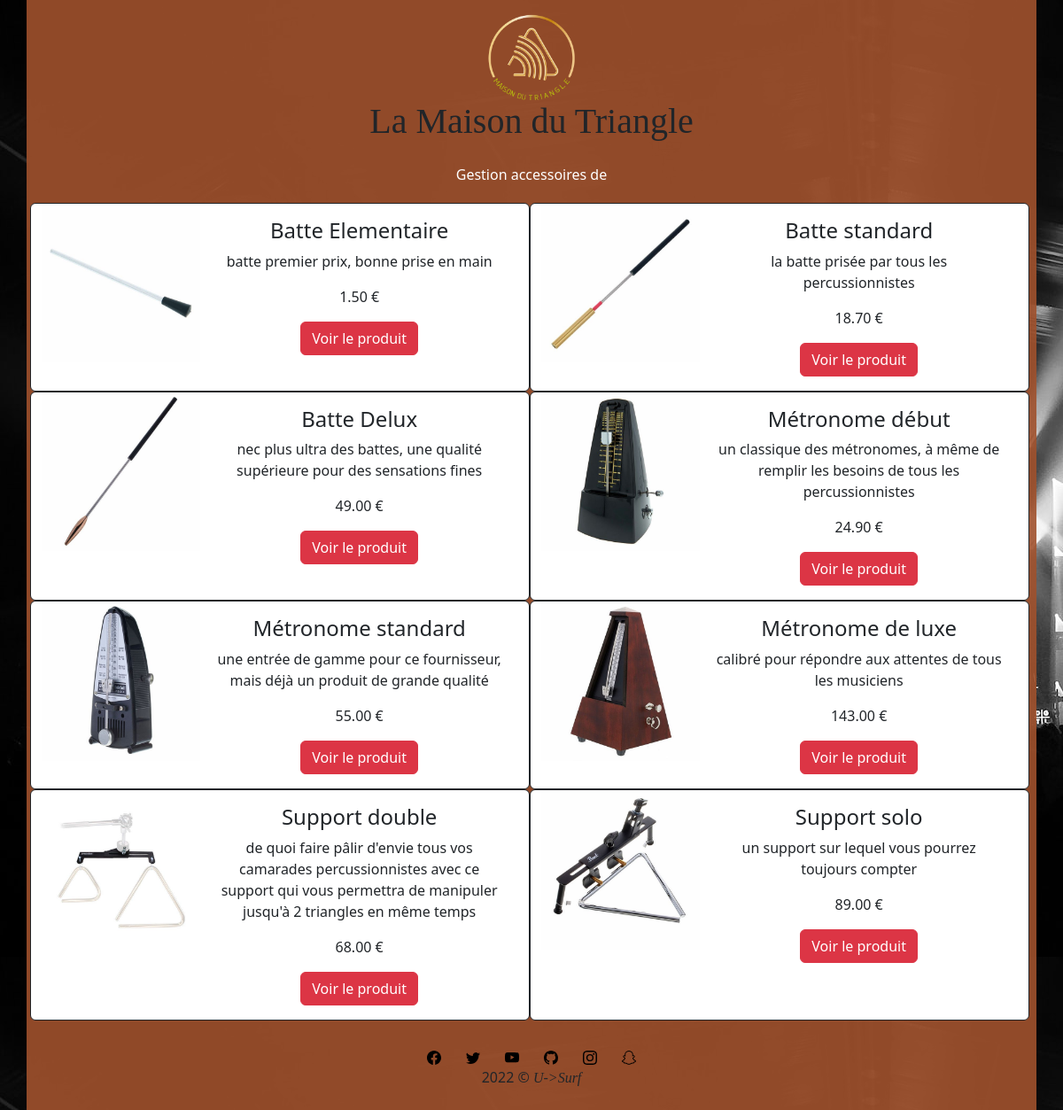
Page /admin/gestionaccessoires.php on the committed database.
### tables this page shows
CREATE TABLE `produits` (
  `id_produit` smallint(6) NOT NULL,
  `nom_produit` varchar(25) NOT NULL,
  `reference_fournisseur` varchar(50) NOT NULL,
  `fournisseur` varchar(25) NOT NULL,
  `photo_produit_1` varchar(255) DEFAULT NULL,
  `photo_produit_2` varchar(255) DEFAULT NULL,
  `photo_produit_3` varchar(255) DEFAULT NULL,
  `description_produit` text NOT NULL,
  `materiau` varchar(50) NOT NULL,
  `prix_produit` decimal(10,2) NOT NULL,
  `type_produit` enum('triangle','accessoire') NOT NULL,
  `stock` smallint(4) NOT NULL
);

### inc/init.inc.php (called while the page is built, shortened)
<?php
$contenu = "";
?>

### admin/gestionaccessoires.php (the view, shortened to what this page needs)
<?php
require_once("../inc/init.inc.php");
$requete_accessoires = $pdo->query('SELECT * FROM produits where type_produit = "accessoire"');
while ($accessoire = $requete_accessoires->fetch(PDO::FETCH_ASSOC)) {
    $contenu .= '<div class="card border-dark w-50 container-fluid">';
    $contenu .= '<div class="row g-0">';
    $contenu .= '<div class="col-sm-4">';
    $contenu .= '<img class="card-img-top h-auto" src="../img/accessoires/' . $accessoire['photo_produit_1'] . '" alt="' . $accessoire['nom_produit'] . '">';
    $contenu .= '</div>';
    $contenu .= '<div class="col-sm-8">';
    $contenu .= '<div class="card-body">';
    $contenu .= '<h4 class="card-title">' . $accessoire['nom_produit'] . '</h4>';
    $contenu .= '<p class="card-text">' . $accessoire['description_produit'] . '</p>';
    $contenu .= '<p class="card-text">' . $accessoire['prix_produit'] . ' €</p>';
    $contenu .= '<a href="formproduit.php?id=' . $accessoire['id_produit'] . '" class="justify-contenu-center btn btn-danger" target="_blank">Voir le produit</a>';
    $contenu .= '</div>';
    $contenu .= '</div>';
    $contenu .= '</div>';
    $contenu .= '</div>';
}
require_once("inc/header.inc.php");
?>
<div class="row container-fluid g-1">
    <?php
    echo $contenu;
    ?>
</div>
<?php
require_once("inc/footer.inc.php");
?>

### rows in the picture
produits: photo_produit_1 (picture), nom_produit "Batte Elementaire", description_produit "batte premier prix, bonne prise en main", prix_produit "1.50"
produits: photo_produit_1 (picture), nom_produit "Batte standard", description_produit "la batte prisée par tous les percussionnistes", prix_produit "18.70"
produits: photo_produit_1 (picture), nom_produit "Batte Delux", description_produit "nec plus ultra des battes, une qualité supérieure pour des sensations fines", prix_produit "49.00"
produits: photo_produit_1 (picture), nom_produit "Métronome début", description_produit "un classique des métronomes, à même de remplir les besoins de tous les percussionnistes", prix_produit "24.90"
produits: photo_produit_1 (picture), nom_produit "Métronome standard", description_produit "une entrée de gamme pour ce fournisseur, mais déjà un produit de grande qualité", prix_produit "55.00"
produits: photo_produit_1 (picture), nom_produit "Métronome de luxe", description_produit "calibré pour répondre aux attentes de tous les musiciens", prix_produit "143.00"
produits: photo_produit_1 (picture), nom_produit "Support double", description_produit "de quoi faire pâlir d'envie tous vos camarades percussionnistes avec ce support qui vous permettra de manipuler jusqu'à 2 triangles en même temps", prix_produit "68.00"
produits: photo_produit_1 (picture), nom_produit "Support solo", description_produit "un support sur lequel vous pourrez toujours compter", prix_produit "89.00"

### other values in the picture
$title "Gestion accessoires"
